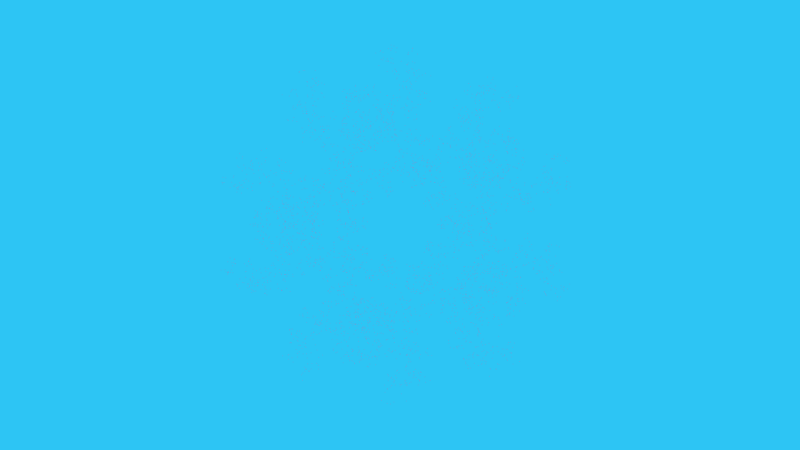
Frame 1 (no input)
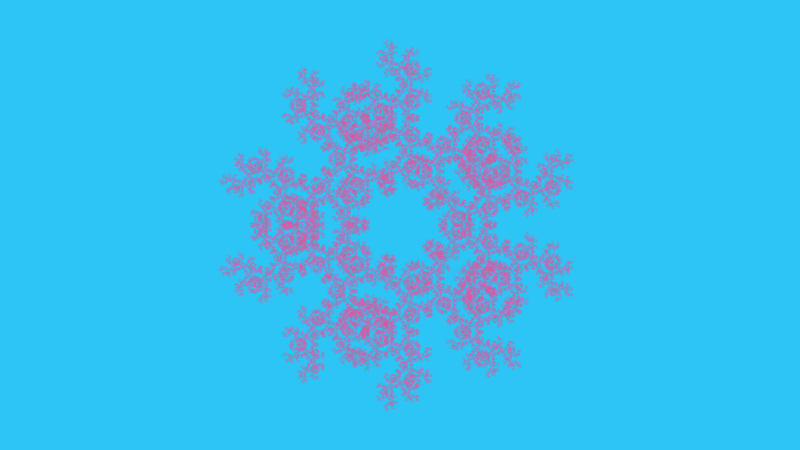
Frame 60 (no input)
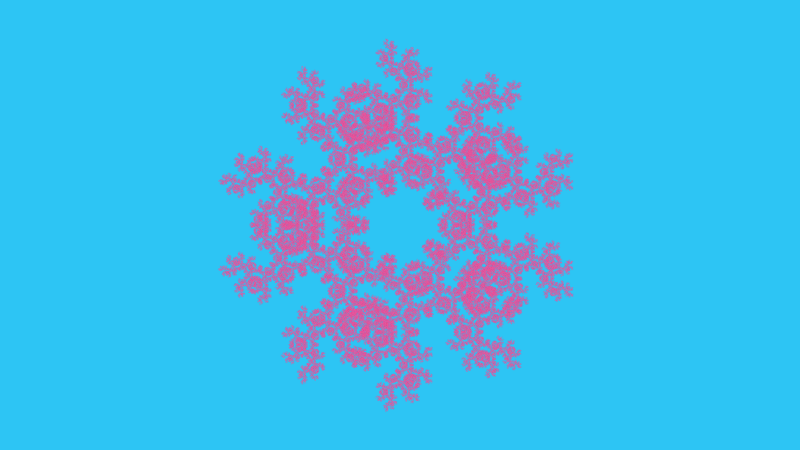
Frame 120 (the mouse pressed at the canvas centre since frame 60)

The p5.js sketch that drew these frames (run headless with seeded random() and noise() and a simulated clock; from frame 60 on, the mouse is pressed at the canvas centre):

// p5.js sketch
// ── sketch.js
// The Chaos Game
// Daniel Shiffman
// Part 1: https://youtu.be/7gNzMtYo9n4
// https://thecodingtrain.com/CodingChallenges/123.1-chaos-game
// Part 2: https://youtu.be/A0NHGTggoOQ
// https://thecodingtrain.com/CodingChallenges/123.2-chaos-game

let points;
let current;
let percent = 0.5;
let previous;
let w = 450;


function setup() {
  //createCanvas(windowWidth, windowHeight);
  createCanvas(800, 450);
  points = [];
  const n = 5;
  //translate(width/2, height/2);
  for (let i = 0; i < n; i++) {
    // let v = createVector(random(width), random(height));
    let angle = i * TWO_PI / n;
    let v = p5.Vector.fromAngle(angle);
    v.mult(w / 2);
    v.add(width / 2, w / 2);
    points.push(v);
  }

  reset();
}

function reset() {
  //translate(width*3/4, height/2);
  current = createVector(random(width), random(width));
  background(45, 197, 244);
  stroke(255);
  strokeWeight(6);
  for (let p of points) {
    //point(p.x, p.y);
  }
  

}

function draw() {

  if (frameCount % 100 == 0) {
    //reset();
  }
  
  for (let i = 0; i < 5000; i++) {
    strokeWeight(1);
    stroke(240, 99, 164,50);
    
    let next = random(points);
    if (next !== previous) {
      current.x = lerp(current.x, next.x, percent);
      current.y = lerp(current.y, next.y, percent);
      point(current.x, current.y);
    }

    previous = next;
  }



}
